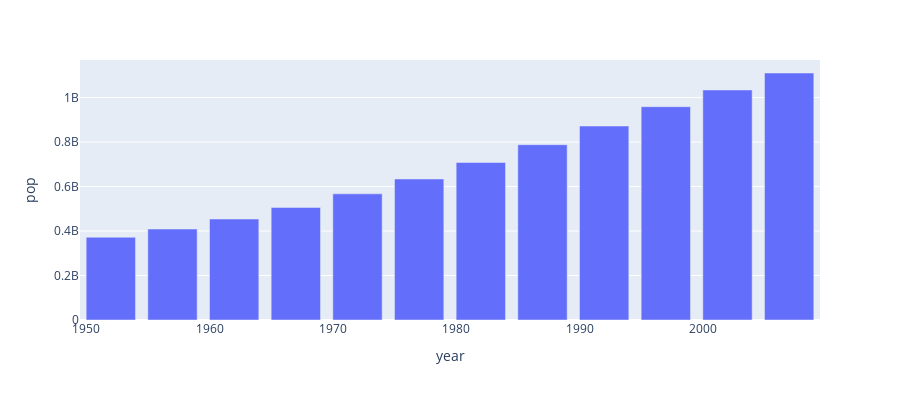

Notebook cell for this chart:
### Code cell
country_data = px.data.gapminder().query("country == 'India'")
fig = px.bar(country_data,x ='year',y='pop',height = 400)
fig.show()

### Figure 1 — Plotly figure (JSON) as saved in the notebook; plotly's stock layout.template omitted (floating-point values rounded to 4 significant figures)
{"data": [{"alignmentgroup": "True", "hovertemplate": "year=%{x}<br>pop=%{y}<extra></extra>", "legendgroup": "", "marker": {"color": "#636efa", "pattern": {"shape": ""}}, "name": "", "offsetgroup": "", "orientation": "v", "showlegend": false, "textposition": "auto", "type": "bar", "x": [1952, 1957, 1962, 1967, 1972, 1977, 1982, 1987, 1992, 1997, 2002, 2007], "xaxis": "x", "y": [372000000, 409000000, 454000000, 506000000, 567000000, 634000000, 708000000, 788000000, 872000000, 959000000, 1034172547, 1110396331], "yaxis": "y"}], "layout": {"barmode": "relative", "height": 400, "legend": {"tracegroupgap": 0}, "margin": {"t": 60}, "xaxis": {"anchor": "y", "domain": [0, 1], "title": {"text": "year"}}, "yaxis": {"anchor": "x", "domain": [0, 1], "title": {"text": "pop"}}}}
